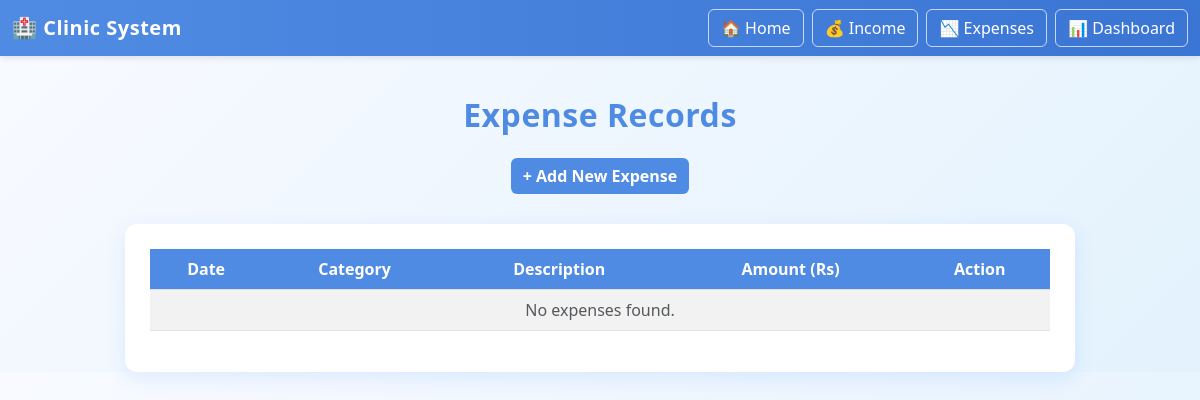
Page /expenses/ on the earlier database version.
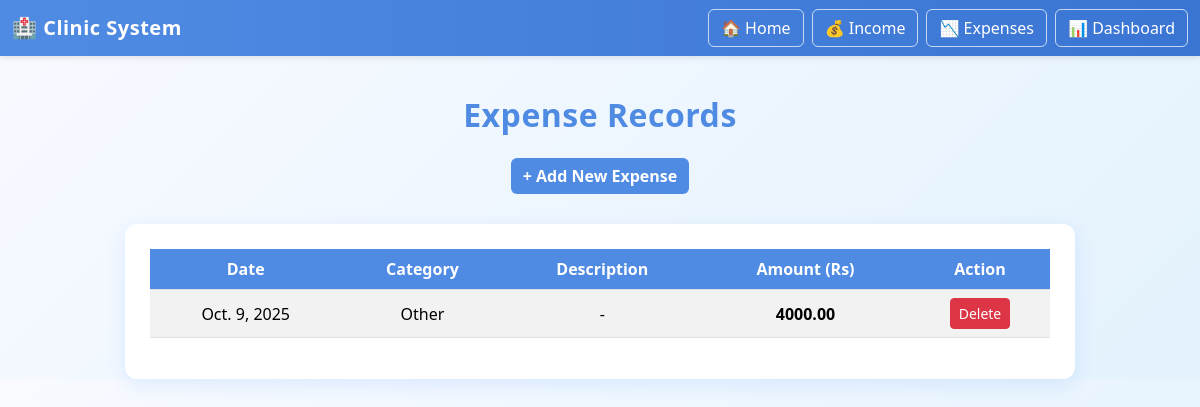
Same page on the later database version.
### core/models.py (models this page shows, shortened)
class Expense(models.Model):
    CATEGORY_CHOICES = [
        ("Salary", "Salary"),
        ("Bills", "Bills"),
        ("Rent", "Rent"),
        ("Transport", "Transport"),
        ("Other", "Other"),
    ]
    date = models.DateField()
    category = models.CharField(
        max_length=50, choices=CATEGORY_CHOICES, default="other"
    )
    description = models.CharField(
        max_length=255, blank=True, null=True
    )  # used only if category=Other
    amount = models.DecimalField(max_digits=10, decimal_places=2)

### core/views.py (the view)
# urls.py: path("expenses/", views.expenses_list, name="expenses_list"),
def expenses_list(request):
    expenses = Expense.objects.all().order_by("-date")
    return render(request, "expense/expenses_list.html", {"expenses": expenses})

### core/templates/expense/expenses_list.html (shortened to what this page needs)
{% extends "base.html" %}
{% block content %}
<div class="page-header">
    <h2>Expense Records</h2>
    <a href="{% url 'expense_create' %}" class="btn btn-primary mt-3">+ Add New Expense</a>
</div>
<div class="table-container">
    <table class="table table-striped align-middle">
        <thead>
            <tr>
                <th>Date</th>
                <th>Category</th>
                <th>Description</th>
                <th>Amount (Rs)</th>
                <th>Action</th>
            </tr>
        </thead>
        <tbody>
            {% for expense in expenses %}
            <tr>
                <td>{{ expense.date|date:"M. j, Y" }}</td>
                <td>{{ expense.category }}</td>
                <td>{{ expense.description|default:"-" }}</td>
                <td><strong>{{ expense.amount }}</strong></td>
                <td>
                    <a href="{% url 'expense_delete' expense.id %}" class="btn btn-danger btn-sm">
                        Delete
                    </a>
                </td>
            </tr>
            {% empty %}
            <tr>
                <td colspan="5" class="text-center text-muted">No expenses found.</td>
            </tr>
            {% endfor %}
        </tbody>
    </table>
</div>
{% endblock %}

Differences in the rows shown:
added Expense: date "Oct. 9, 2025", category "Other", description "-", amount "4000.00"
Other differences:
text no longer shown: "No expenses found."
